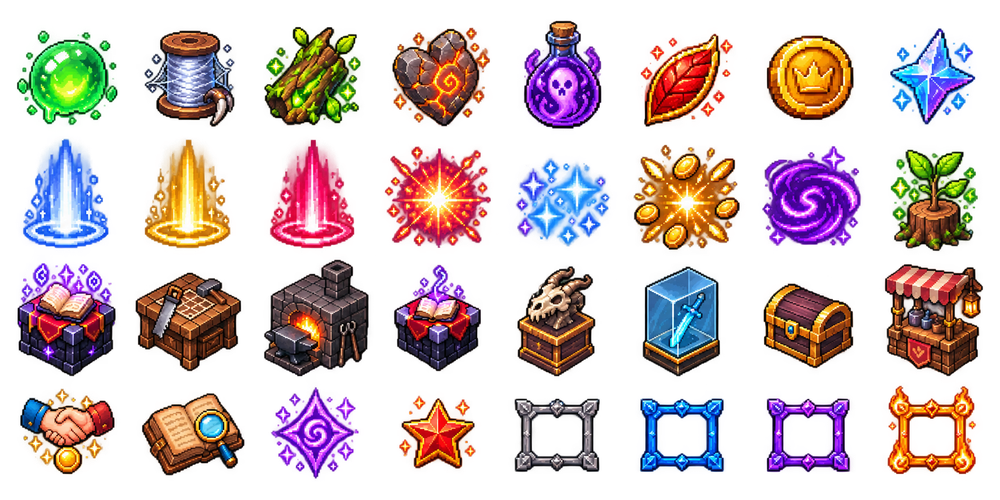
#> input picture ChatGPT Image Sep 17, 2026, 11_46_02 PM.png, 1000 x 500 px, shrunk from 1774 x 887 before the run
$ python outline_keyout.py '../ChatGPT Image Sep 17, 2026, 11_46_02 PM.png' '../ChatGPT Image Sep 18, 2026, 08_09_35 PM.png' 5 5
#> lines starting #> are read from the running program, lines starting #| are printed output that depends on the picture; after the words box and inside, x2 and y2 are one past the last pixel; in counts of white or black regions, pixels touching at a corner belong together
"""Makes a sheet transparent using each sprite's dark outline: the background is flooded in from every cell's edges
and stops at the outline, so everything inside an outline stays (even pixels as dark as the background).
Use for AI sheets whose sprites all have a near-black outline and whose background is a dark glow."""
import sys
import numpy as np
from PIL import Image
from scipy import ndimage


def outline_keyout(path, out_path, cols, rows, outline_max=18):
#> called with cols = 5, rows = 5, outline_max = 18
    rgb = np.array(Image.open(path).convert("RGB"))
    H, W = rgb.shape[:2]
#> H = 500; W = 1000
    dark = rgb.max(axis=2) <= outline_max
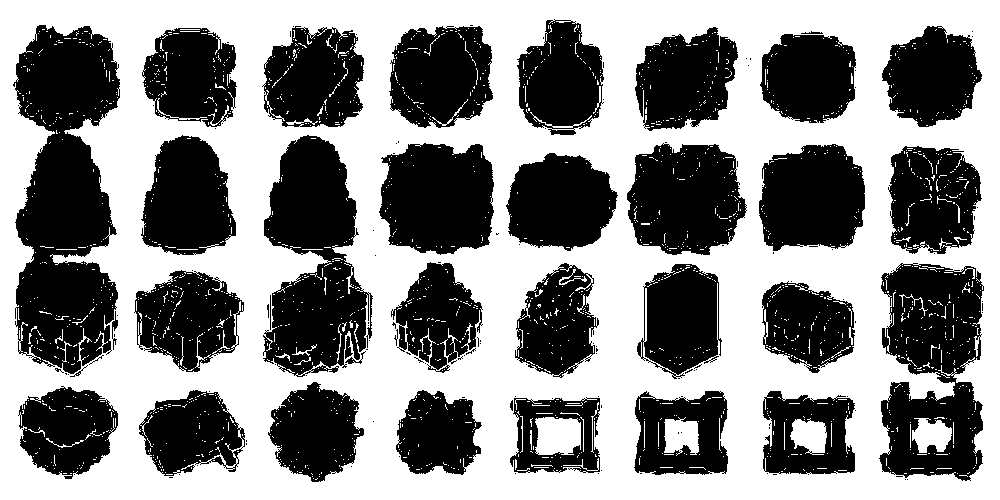
#> dark: shape (500, 1000) bool; 53.1% white; 155 black regions (119 under 20 px), largest, box (x1, y1, x2, y2) and area: (13, 25, 120, 374) 25964, (263, 135, 373, 377) 16593, (879, 263, 984, 481) 15674
    alpha = np.zeros((H, W), bool)
    seal = 3
    for r in range(rows):
        for c in range(cols):
            y0, y1 = int(r * H / rows), int((r + 1) * H / rows)
            x0, x1 = int(c * W / cols), int((c + 1) * W / cols)
            cell_dark = dark[y0:y1, x0:x1].copy()
            # dark areas touching the cell's edge are background (a black sheet corner), not an outline
            lab, _ = ndimage.label(cell_dark)
            border = np.unique(np.concatenate([lab[0], lab[-1], lab[:, 0], lab[:, -1]]))
            cell_dark[np.isin(lab, border[border != 0])] = False
            # a thickened outline seals small gaps; flood the background in from the edges
            wall = ndimage.binary_dilation(cell_dark, iterations=seal)
            labels, _ = ndimage.label(~wall)
            edge = np.unique(np.concatenate([labels[0], labels[-1], labels[:, 0], labels[:, -1]]))
            outside = np.isin(labels, edge[edge != 0])
            outside = ndimage.binary_erosion(outside, iterations=seal, border_value=1)   # back out to the real outline
            sprite = ~outside
            lab2, n = ndimage.label(sprite)
            if n:
                sizes = ndimage.sum(sprite, lab2, range(1, n + 1))
                sprite = np.isin(lab2, [i + 1 for i, sz in enumerate(sizes) if sz >= sizes.max() * 0.05])
            alpha[y0:y1, x0:x1] = sprite
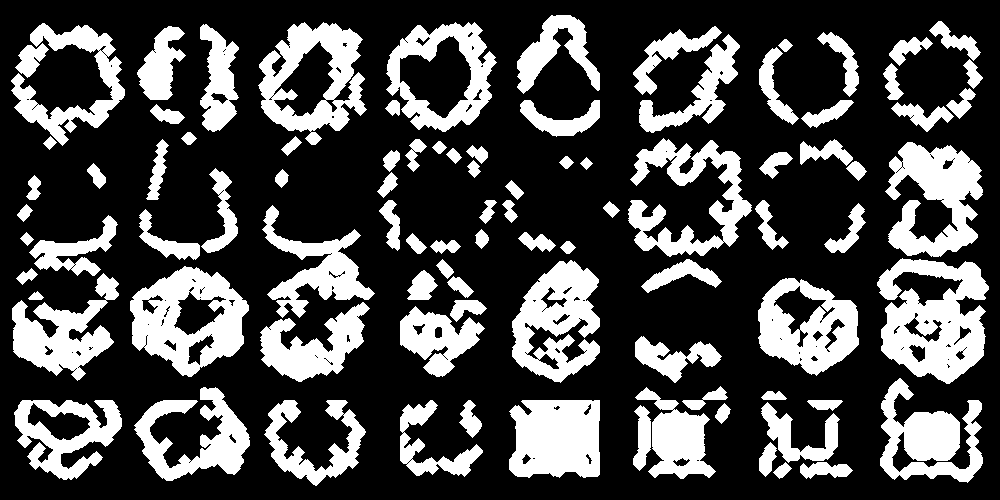
#> alpha: shape (500, 1000) bool; 29.1% white; 93 white regions, largest, box (x1, y1, x2, y2) and area: (877, 258, 989, 384) 8557, (130, 266, 249, 377) 7278, (885, 142, 983, 257) 6440
#> cell_dark: shape (100, 200) bool; 6.6% white; 83 white regions (78 under 20 px), largest, box (x1, y1, x2, y2) and area: (112, 18, 152, 53) 965, (31, 23, 32, 47) 24, (110, 24, 111, 48) 24, (153, 22, 154, 44) 22, (5, 51, 24, 55) 20
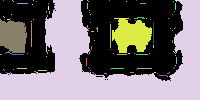
#> lab: shape (100, 200) int32; 114 distinct labels, from 0 to 113; one colour per label, 0 black
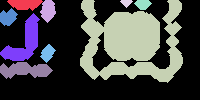
#> lab2: shape (100, 200) int32; 10 distinct labels, from 0 to 9; one colour per label, 0 black
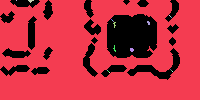
#> labels: shape (100, 200) int32; 20 distinct labels, from 0 to 19; one colour per label, 0 black
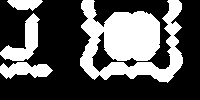
#> sprite: shape (100, 200) bool; 34.2% white; 4 white regions, box (x1, y1, x2, y2) and area: (80, 0, 183, 83) 5196, (0, 13, 40, 61) 788, (0, 62, 53, 79) 589, (7, 0, 43, 11) 276
    out = np.dstack([rgb, (alpha * 255).astype(np.uint8)])
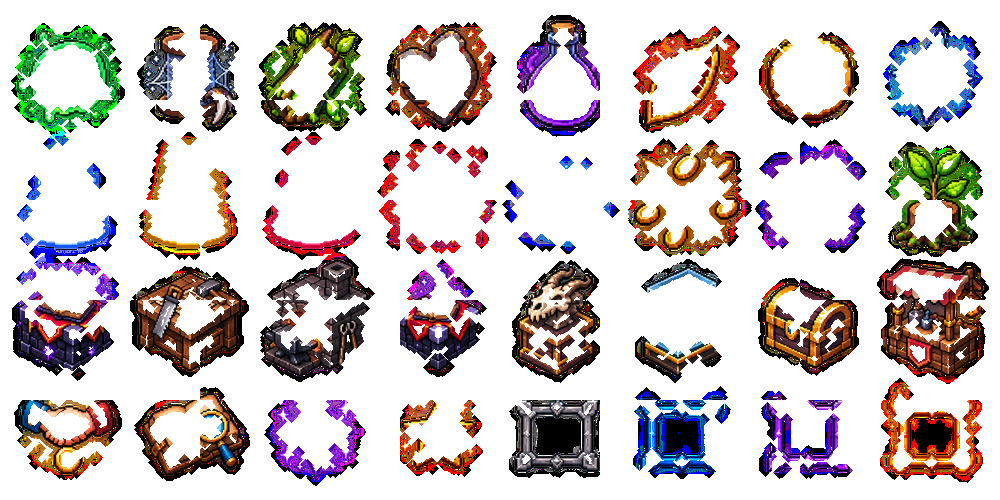
#> out: shape (500, 1000, 4); mean R, G, B, A 62.3, 40.5, 44.6, 74.1; transparent parts drawn white
    Image.fromarray(out).save(out_path)
    print(f"{path}: done")


if __name__ == "__main__":
    outline_keyout(sys.argv[1], sys.argv[2], int(sys.argv[3]), int(sys.argv[4]))

$ run again, on Armory.png
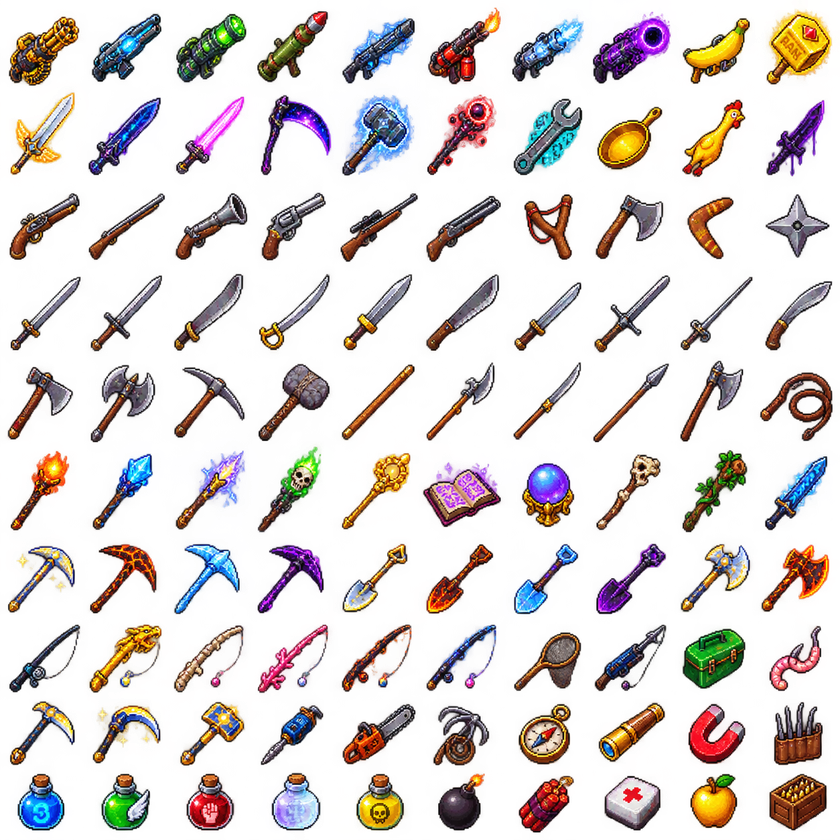
#> input picture Armory.png, 840 x 840 px, shrunk from 1254 x 1254 before the run
#> dark: shape (840, 840) bool; 54.8% white; 481 black regions (402 under 20 px), largest, box (x1, y1, x2, y2) and area: (6, 537, 412, 776) 29082, (248, 0, 518, 184) 28677, (506, 0, 840, 183) 23530
#> after the loop in outline_keyout, `for r in range(rows):`:
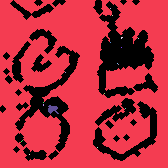
#> labels: shape (168, 168) int32; 20 distinct labels, from 0 to 19; one colour per label, 0 black
#> in outline_keyout, `out = np.dstack([rgb, (alpha * 255).astype(np.uint8)])`:
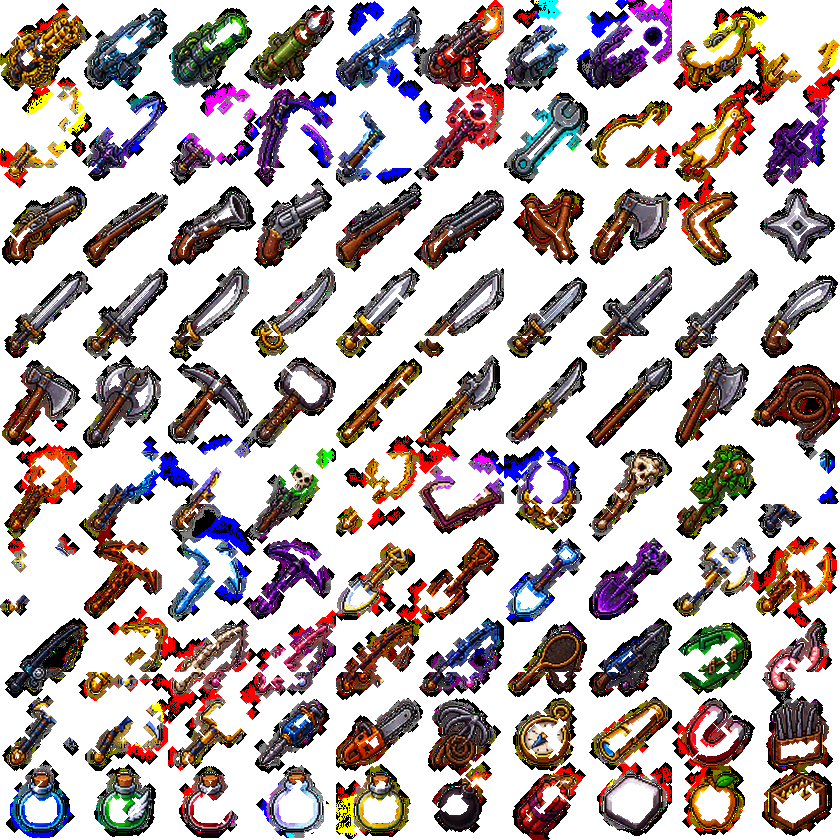
#> out: shape (840, 840, 4); mean R, G, B, A 54.5, 37.2, 37.6, 103.6; transparent parts drawn white

$ run again, on Furniture.png
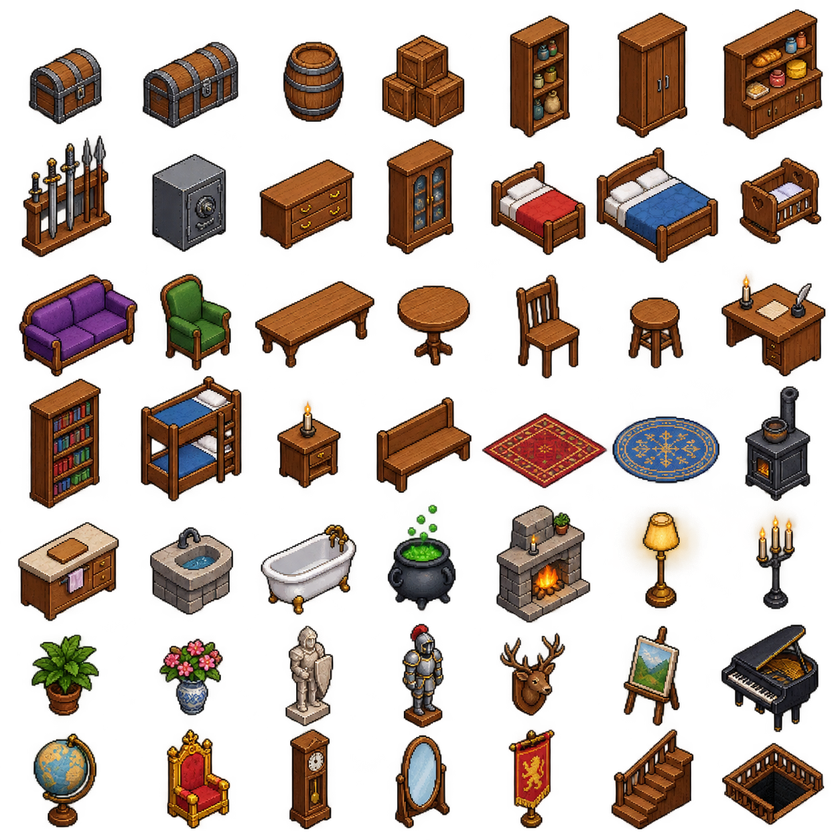
#> input picture Furniture.png, 840 x 840 px, shrunk from 1254 x 1254 before the run
#> dark: shape (840, 840) bool; 60.9% white; 338 black regions (294 under 20 px), largest, box (x1, y1, x2, y2) and area: (603, 268, 828, 614) 23543, (17, 270, 141, 509) 16057, (140, 270, 248, 506) 15132
#> after the loop in outline_keyout, `for r in range(rows):`:
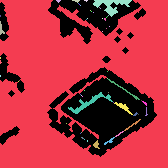
#> labels: shape (168, 168) int32; 57 distinct labels, from 0 to 56; one colour per label, 0 black
#> in outline_keyout, `out = np.dstack([rgb, (alpha * 255).astype(np.uint8)])`:
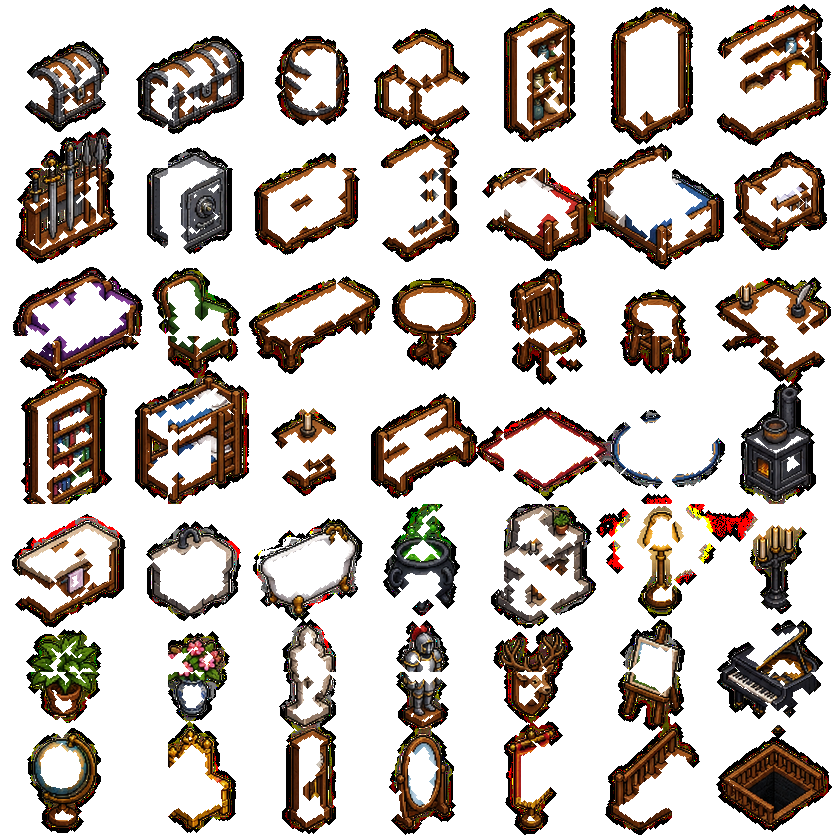
#> out: shape (840, 840, 4); mean R, G, B, A 43.5, 28.6, 19.1, 78.5; transparent parts drawn white
